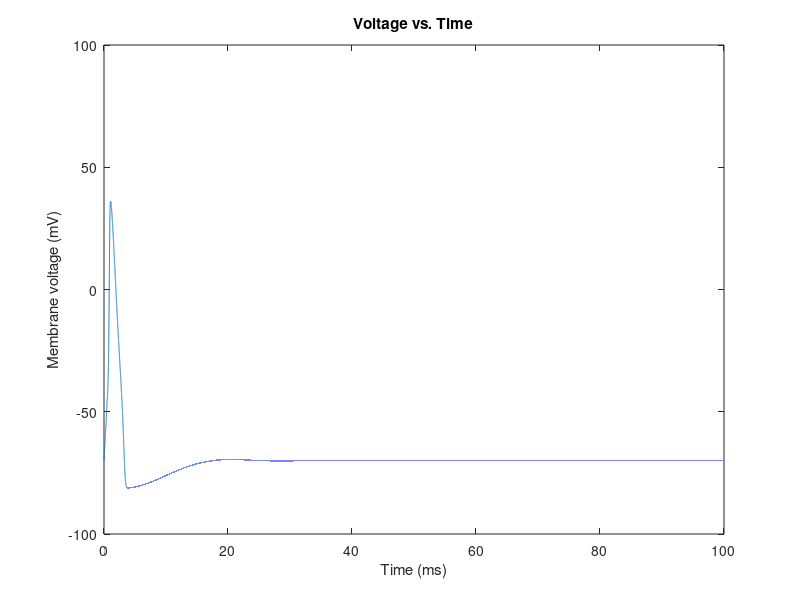
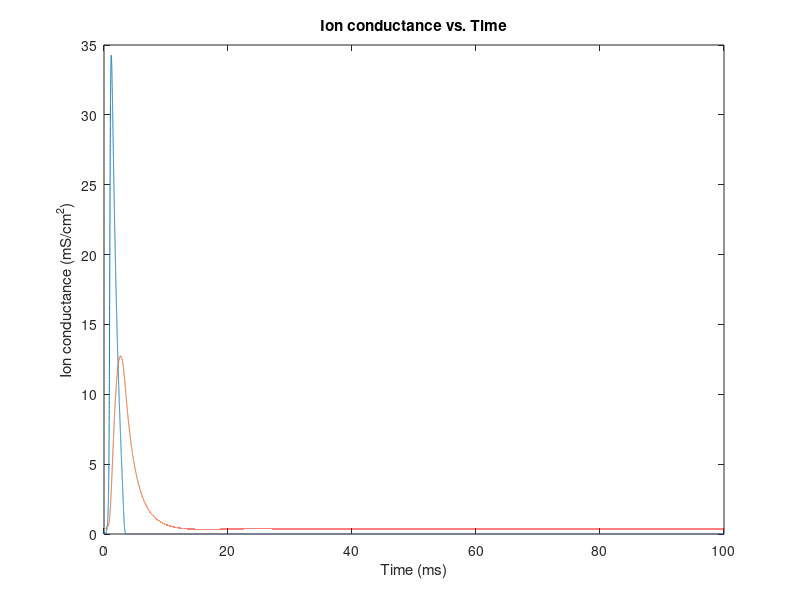

Write the MATLAB code that produced these figures, in order.

%Constants
    maxTime = 100; %100 ms simulation
    time = [0:0.001:maxTime];
    timeLen = length(time);
    gbar_K = 36; %mS/cm^2
    gbar_Na = 120;
    gbar_L = 0.3;
    E_K = -12; %mV
    E_Na = 115;
    E_L = 10.6;
    V_rest = -70;
    C_m = 1;
    %Step size
    stepSize = .001;
    
    %Creates pulse current of 5 mA / cm^2 and applies it for .5ms
    I_in = [ones(1, .5/.001) zeros(1, 99.5 / 0.001 + 1)];
    I_in(I_in == 1) = 50;
    
    %Initial conditions
    V_m = [zeros(1, timeLen)];
    V_i = 0;    
    
    a_m = 0.1*((25-V_i)/(exp((25-V_i)/10)-1));
    b_m = 4*exp(-V_i/18);
    a_n = 0.01*((10-V_i)/(exp((10-V_i)/10)-1));
    b_n = .125*exp(-V_i/80);
    a_h = 0.07*exp(-V_i/20);
    b_h = 1/(exp((30-V_i)/10)+1);
    
    
    m = a_m / (a_m + b_m);
    n = a_n / (a_n + b_n);
    h = a_h / (a_h + b_h);
    
    g_Na = [m^2*gbar_Na*h zeros(1, timeLen-1)];
    g_K = [n^4 * gbar_K zeros(1,timeLen-1)];
    g_L = [gbar_L zeros(1, timeLen-1)];
   
    %Loop
    for(i = 2:timeLen)
       
        %Update gating conditions
        a_m = 0.1*((25-V_m(i-1))/(exp((25-V_m(i-1))/10)-1));
        b_m = 4*exp(-V_m(i-1)/18);
        a_n = 0.01*((10-V_m(i-1))/(exp((10-V_m(i-1))/10)-1));
        b_n = .125*exp(-V_m(i-1)/80);
        a_h = 0.07*exp(-V_m(i-1)/20);
        b_h = 1/(exp((30-V_m(i-1))/10)+1);
        
        %Calculate differentials of gating probabilities
        dm = a_m * (1-m) - b_m * m;
        dn = a_n * (1-n) - b_n * n;
        dh = a_h * (1-h) - b_h * h;
       
        %Update channel probabilities using Euler's method
        m = m + stepSize*dm;
        n = n + stepSize*dn;
        h = h + stepSize*dh;
        
        %Calculate currents
        I_Na = m^3*gbar_Na*h*(V_m(i-1) - E_Na);
        I_K = n^4 * gbar_K * (V_m(i-1) - E_K);
        I_L = gbar_L * (V_m(i-1) - E_L);
        I_ion = I_in(i) - I_K - I_Na - I_L;
        
        %Update ion channel conductances
        g_Na(i) = m.^3*gbar_Na*h;
        g_K(i) = n^4*gbar_K;
        g_L(i) = gbar_L;
        
        %Calculate membrance potential change
        dV_m = I_ion / C_m;
  
        
        %Update membrane potential
         V_m(i) = V_m(i-1) + stepSize * dV_m;
        
        
    end
    %Shift entire system by -70 mV to enter correct biological value range
    V_m = V_m + V_rest;
    %Graphs Voltage vs. Time
    figure();
    plot(time, V_m);
    axis([0,100, -100, 100]);
    title('Voltage vs. Time');
    xlabel('Time (ms)');
    ylabel('Membrane voltage (mV)');
    
    %Graphs Ion conductance vs. time
    figure();
    plot(time, g_Na, time, g_K);
    xlabel('Time (ms)');
    ylabel('Ion conductance (mS/cm^2)');
    title('Ion conductance vs. Time');
    
